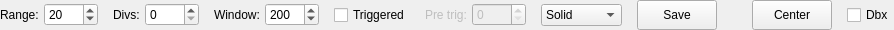
       <widget class="QFrame" name="ctrl1">
        <property name="sizePolicy">
         <sizepolicy hsizetype="Expanding" vsizetype="Maximum">
          <horstretch>0</horstretch>
          <verstretch>0</verstretch>
         </sizepolicy>
        </property>
        <property name="minimumSize">
         <size>
          <width>0</width>
          <height>30</height>
         </size>
        </property>
        <property name="maximumSize">
         <size>
          <width>32767</width>
          <height>30</height>
         </size>
        </property>
        <property name="frameShape">
         <enum>QFrame::NoFrame</enum>
        </property>
        <property name="frameShadow">
         <enum>QFrame::Plain</enum>
        </property>
        <layout class="QHBoxLayout">
         <property name="spacing">
          <number>15</number>
         </property>
         <property name="margin">
          <number>0</number>
         </property>
         <item>
          <widget class="QFrame" name="Frame6_2_4">
           <property name="sizePolicy">
            <sizepolicy hsizetype="Minimum" vsizetype="Minimum">
             <horstretch>0</horstretch>
             <verstretch>0</verstretch>
            </sizepolicy>
           </property>
           <property name="frameShape">
            <enum>QFrame::NoFrame</enum>
           </property>
           <property name="frameShadow">
            <enum>QFrame::Raised</enum>
           </property>
           <layout class="QHBoxLayout">
            <property name="spacing">
             <number>5</number>
            </property>
            <property name="margin">
             <number>0</number>
            </property>
            <item>
             <widget class="QLabel" name="TextLabel2_2_4">
              <property name="text">
               <string>Range:</string>
              </property>
              <property name="wordWrap">
               <bool>false</bool>
              </property>
             </widget>
            </item>
            <item>
             <widget class="QSpinBox" name="range">
              <property name="toolTip">
               <string>Half range of graphs, in uV</string>
              </property>
              <property name="whatsThis">
               <string>Length of displayed window in ms</string>
              </property>
              <property name="prefix">
               <string/>
              </property>
              <property name="minimum">
               <number>5</number>
              </property>
              <property name="maximum">
               <number>5000</number>
              </property>
              <property name="singleStep">
               <number>5</number>
              </property>
              <property name="value">
               <number>20</number>
              </property>
             </widget>
            </item>
           </layout>
          </widget>
         </item>
         <item>
          <widget class="QFrame" name="Frame6_2_2_2">
           <property name="sizePolicy">
            <sizepolicy hsizetype="Minimum" vsizetype="Minimum">
             <horstretch>0</horstretch>
             <verstretch>0</verstretch>
            </sizepolicy>
           </property>
           <property name="frameShape">
            <enum>QFrame::NoFrame</enum>
           </property>
           <property name="frameShadow">
            <enum>QFrame::Raised</enum>
           </property>
           <layout class="QHBoxLayout">
            <property name="spacing">
             <number>5</number>
            </property>
            <property name="margin">
             <number>0</number>
            </property>
            <item>
             <widget class="QLabel" name="TextLabel2_2_2_3">
              <property name="text">
               <string>Divs:</string>
              </property>
              <property name="wordWrap">
               <bool>false</bool>
              </property>
             </widget>
            </item>
            <item>
             <widget class="QSpinBox" name="divs">
              <property name="toolTip">
               <string>Space between division lines, in uV</string>
              </property>
              <property name="whatsThis">
               <string>Length of displayed window in ms</string>
              </property>
              <property name="prefix">
               <string/>
              </property>
              <property name="minimum">
               <number>0</number>
              </property>
              <property name="maximum">
               <number>1000</number>
              </property>
              <property name="singleStep">
               <number>5</number>
              </property>
              <property name="value">
               <number>0</number>
              </property>
             </widget>
            </item>
           </layout>
          </widget>
         </item>
         <item>
          <widget class="QFrame" name="Frame6_4">
           <property name="sizePolicy">
            <sizepolicy hsizetype="Minimum" vsizetype="Minimum">
             <horstretch>0</horstretch>
             <verstretch>0</verstretch>
            </sizepolicy>
           </property>
           <property name="frameShape">
            <enum>QFrame::NoFrame</enum>
           </property>
           <property name="frameShadow">
            <enum>QFrame::Raised</enum>
           </property>
           <layout class="QHBoxLayout">
            <property name="spacing">
             <number>5</number>
            </property>
            <property name="margin">
             <number>0</number>
            </property>
            <item>
             <widget class="QLabel" name="TextLabel2_5">
              <property name="text">
               <string>Window:</string>
              </property>
              <property name="wordWrap">
               <bool>false</bool>
              </property>
             </widget>
            </item>
            <item>
             <widget class="QSpinBox" name="window">
              <property name="toolTip">
               <string>Length of displayed window in ms</string>
              </property>
              <property name="whatsThis">
               <string>Length of displayed window in ms</string>
              </property>
              <property name="prefix">
               <string/>
              </property>
              <property name="minimum">
               <number>20</number>
              </property>
              <property name="maximum">
               <number>5000</number>
              </property>
              <property name="singleStep">
               <number>50</number>
              </property>
              <property name="value">
               <number>200</number>
              </property>
             </widget>
            </item>
           </layout>
          </widget>
         </item>
         <item>
          <widget class="QCheckBox" name="trigflag">
           <property name="toolTip">
            <string>Enable triggered display</string>
           </property>
           <property name="text">
            <string>Triggered</string>
           </property>
           <property name="checked">
            <bool>false</bool>
           </property>
          </widget>
         </item>
         <item>
          <widget class="QFrame" name="Frame6_3_2">
           <property name="sizePolicy">
            <sizepolicy hsizetype="Minimum" vsizetype="Minimum">
             <horstretch>0</horstretch>
             <verstretch>0</verstretch>
            </sizepolicy>
           </property>
           <property name="frameShape">
            <enum>QFrame::NoFrame</enum>
           </property>
           <property name="frameShadow">
            <enum>QFrame::Raised</enum>
           </property>
           <layout class="QHBoxLayout">
            <property name="spacing">
             <number>5</number>
            </property>
            <property name="margin">
             <number>0</number>
            </property>
            <item>
             <widget class="QLabel" name="TextLabel2_3_3">
              <property name="enabled">
               <bool>false</bool>
              </property>
              <property name="text">
               <string>Pre trig:</string>
              </property>
              <property name="wordWrap">
               <bool>false</bool>
              </property>
             </widget>
            </item>
            <item>
             <widget class="QSpinBox" name="pretrig">
              <property name="enabled">
               <bool>false</bool>
              </property>
              <property name="toolTip">
               <string>Part of window before the trigger, in ms. Ignored for non-triggered streams.</string>
              </property>
              <property name="whatsThis">
               <string>Length of displayed window in ms</string>
              </property>
              <property name="prefix">
               <string/>
              </property>
              <property name="minimum">
               <number>0</number>
              </property>
              <property name="maximum">
               <number>1000</number>
              </property>
              <property name="singleStep">
               <number>50</number>
              </property>
              <property name="value">
               <number>0</number>
              </property>
             </widget>
            </item>
           </layout>
          </widget>
         </item>
         <item>
          <widget class="QComboBox" name="speedy">
           <property name="toolTip">
            <string>Choose graph drawing method</string>
           </property>
           <property name="insertPolicy">
            <enum>QComboBox::NoInsert</enum>
           </property>
           <property name="duplicatesEnabled">
            <bool>false</bool>
           </property>
           <item>
            <property name="text">
             <string>Solid</string>
            </property>
           </item>
           <item>
            <property name="text">
             <string>Min&amp;max</string>
            </property>
           </item>
           <item>
            <property name="text">
             <string>Avg only</string>
            </property>
           </item>
          </widget>
         </item>
         <item>
          <widget class="QPushButton" name="savebuf">
           <property name="enabled">
            <bool>true</bool>
           </property>
           <property name="sizePolicy">
            <sizepolicy hsizetype="Minimum" vsizetype="Fixed">
             <horstretch>0</horstretch>
             <verstretch>0</verstretch>
            </sizepolicy>
           </property>
           <property name="minimumSize">
            <size>
             <width>0</width>
             <height>30</height>
            </size>
           </property>
           <property name="maximumSize">
            <size>
             <width>32767</width>
             <height>30</height>
            </size>
           </property>
           <property name="toolTip">
            <string>Save the contents of the `Freeze' buffer</string>
           </property>
           <property name="text">
            <string>Save</string>
           </property>
          </widget>
         </item>
         <item>
          <spacer name="Spacer4_3">
           <property name="orientation">
            <enum>Qt::Horizontal</enum>
           </property>
           <property name="sizeType">
            <enum>QSizePolicy::Expanding</enum>
           </property>
           <property name="sizeHint" stdset="0">
            <size>
             <width>20</width>
             <height>20</height>
            </size>
           </property>
          </spacer>
         </item>
         <item>
          <widget class="QPushButton" name="center">
           <property name="sizePolicy">
            <sizepolicy hsizetype="Minimum" vsizetype="Fixed">
             <horstretch>0</horstretch>
             <verstretch>0</verstretch>
            </sizepolicy>
           </property>
           <property name="minimumSize">
            <size>
             <width>0</width>
             <height>30</height>
            </size>
           </property>
           <property name="maximumSize">
            <size>
             <width>32767</width>
             <height>30</height>
            </size>
           </property>
           <property name="toolTip">
            <string>Vertically center all traces around their means</string>
           </property>
           <property name="text">
            <string>Center</string>
           </property>
          </widget>
         </item>
         <item>
          <widget class="QCheckBox" name="dbxon">
           <property name="toolTip">
            <string>Enable debug output</string>
           </property>
           <property name="text">
            <string>Dbx</string>
           </property>
          </widget>
         </item>
        </layout>
       </widget>
